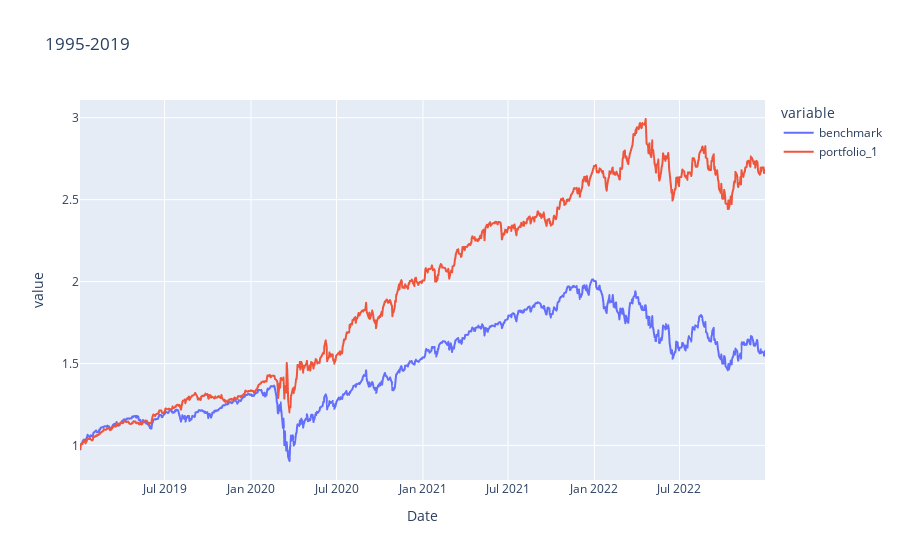
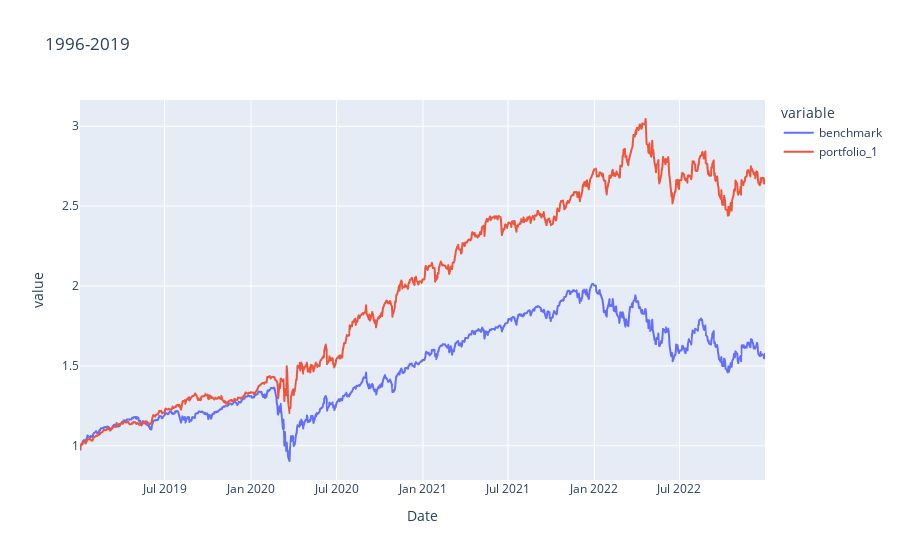
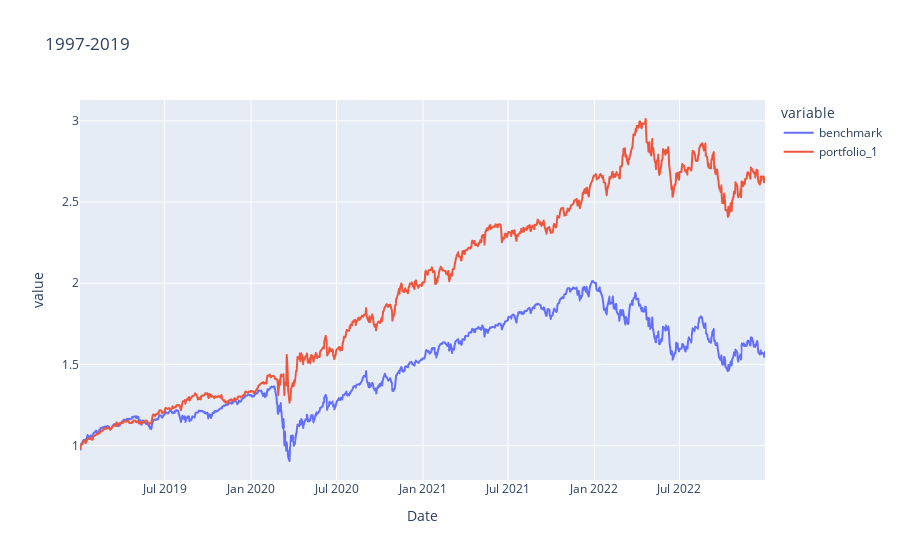
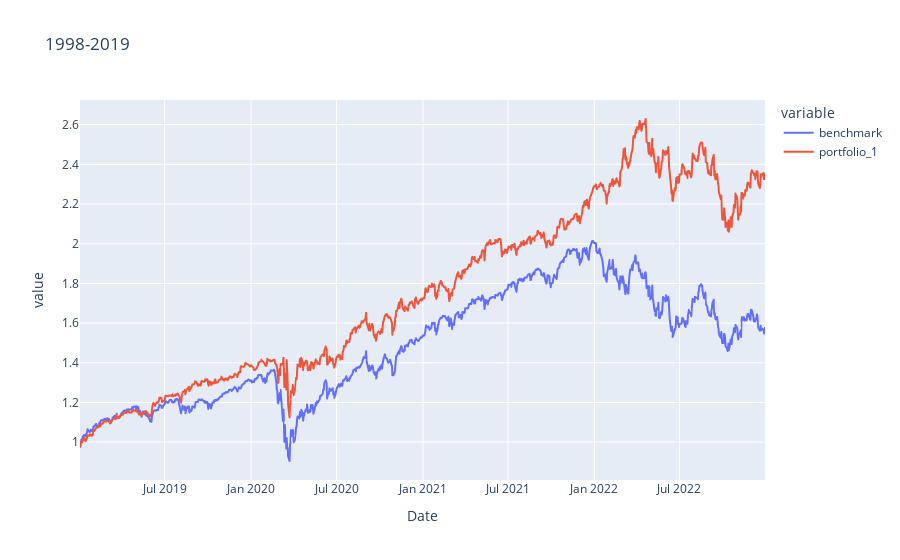

Notebook cell for these charts, in order:
### Code cell
import json
import companies
import os
import plotly.express as px

start_year_val = 1995
end_year_val = 2019

#all_companies = companies.get_all_returns_between_years(start_year_val, end_year_val)

q_dates = quarters.get_dates_between_years(end_year_val, 2023)

for weight_file in os.listdir('./weights'):
    split = weight_file.split(".")[0]
    all_companies = pd.read_csv(f'./data/returns/returns_{split}.csv').set_index('Unnamed: 0').columns
    print(all_companies)
    df = pd.DataFrame(columns=['benchmark'])
    print(split)
    for year in q_dates:
        for quarter in q_dates[year]:
            
            weights = json.load(open(os.path.join('./weights', weight_file), 'r'))[str(year)][quarter]['weights']
            
            start_date = q_dates[year][quarter]['start']
            end_date = q_dates[year][quarter]['end']

            filtered = [weight if weight > 0.001 else 0 for weight in weights]
            filtered /= np.array(filtered).sum()
            
            comparison = compare_to_benchmark([filtered], all_companies, start_date)
            range = comparison.loc[(comparison.index>=start_date-datetime.timedelta(days=2)) & (comparison.index<=end_date+datetime.timedelta(days=2))]
            if df.empty:
                df = range
            else:
                last_row = df.iloc[-1]
    
                for column in last_row.index:
                    value = last_row[column]
                    range[column] *= value
                
                df = pd.concat([df, range])
    plot = px.line(df, title=split)
    plot.show()
    df.to_csv(f'./benchmarks/{split}-filtered.csv')

### Figure 1 — Plotly figure (JSON) as saved in the notebook; plotly's stock layout.template omitted (floating-point values rounded to 4 significant figures; data arrays with more than 128 entries replaced by an {"elided": "..."} marker saying what was removed)
{"data": [{"hovertemplate": "variable=benchmark<br>Date=%{x}<br>value=%{y}<extra></extra>", "legendgroup": "benchmark", "line": {"color": "#636efa", "dash": "solid"}, "marker": {"symbol": "circle"}, "mode": "lines", "name": "benchmark", "showlegend": true, "type": "scattergl", "x": {"elided": "1015 str values"}, "xaxis": "x", "y": {"elided": "1015 float values"}, "yaxis": "y"}, {"hovertemplate": "variable=portfolio_1<br>Date=%{x}<br>value=%{y}<extra></extra>", "legendgroup": "portfolio_1", "line": {"color": "#EF553B", "dash": "solid"}, "marker": {"symbol": "circle"}, "mode": "lines", "name": "portfolio_1", "showlegend": true, "type": "scattergl", "x": {"elided": "1015 str values"}, "xaxis": "x", "y": {"elided": "1015 float values"}, "yaxis": "y"}], "layout": {"autosize": true, "legend": {"title": {"text": "variable"}, "tracegroupgap": 0}, "title": {"text": "1995-2019"}, "xaxis": {"anchor": "y", "autorange": true, "domain": [0, 1], "range": ["2019-01-02", "2022-12-30"], "title": {"text": "Date"}, "type": "date"}, "yaxis": {"anchor": "x", "autorange": true, "domain": [0, 1], "range": [0.7889, 3.108], "title": {"text": "value"}, "type": "linear"}}}

### Figure 2 — Plotly figure (JSON) as saved in the notebook; plotly's stock layout.template omitted (floating-point values rounded to 4 significant figures; data arrays with more than 128 entries replaced by an {"elided": "..."} marker saying what was removed)
{"data": [{"hovertemplate": "variable=benchmark<br>Date=%{x}<br>value=%{y}<extra></extra>", "legendgroup": "benchmark", "line": {"color": "#636efa", "dash": "solid"}, "marker": {"symbol": "circle"}, "mode": "lines", "name": "benchmark", "showlegend": true, "type": "scattergl", "x": {"elided": "1015 str values"}, "xaxis": "x", "y": {"elided": "1015 float values"}, "yaxis": "y"}, {"hovertemplate": "variable=portfolio_1<br>Date=%{x}<br>value=%{y}<extra></extra>", "legendgroup": "portfolio_1", "line": {"color": "#EF553B", "dash": "solid"}, "marker": {"symbol": "circle"}, "mode": "lines", "name": "portfolio_1", "showlegend": true, "type": "scattergl", "x": {"elided": "1015 str values"}, "xaxis": "x", "y": {"elided": "1015 float values"}, "yaxis": "y"}], "layout": {"autosize": true, "legend": {"title": {"text": "variable"}, "tracegroupgap": 0}, "title": {"text": "1996-2019"}, "xaxis": {"anchor": "y", "autorange": true, "domain": [0, 1], "range": ["2019-01-02", "2022-12-30"], "title": {"text": "Date"}, "type": "date"}, "yaxis": {"anchor": "x", "autorange": true, "domain": [0, 1], "range": [0.786, 3.164], "title": {"text": "value"}, "type": "linear"}}}

### Figure 3 — Plotly figure (JSON) as saved in the notebook; plotly's stock layout.template omitted (floating-point values rounded to 4 significant figures; data arrays with more than 128 entries replaced by an {"elided": "..."} marker saying what was removed)
{"data": [{"hovertemplate": "variable=benchmark<br>Date=%{x}<br>value=%{y}<extra></extra>", "legendgroup": "benchmark", "line": {"color": "#636efa", "dash": "solid"}, "marker": {"symbol": "circle"}, "mode": "lines", "name": "benchmark", "showlegend": true, "type": "scattergl", "x": {"elided": "1015 str values"}, "xaxis": "x", "y": {"elided": "1015 float values"}, "yaxis": "y"}, {"hovertemplate": "variable=portfolio_1<br>Date=%{x}<br>value=%{y}<extra></extra>", "legendgroup": "portfolio_1", "line": {"color": "#EF553B", "dash": "solid"}, "marker": {"symbol": "circle"}, "mode": "lines", "name": "portfolio_1", "showlegend": true, "type": "scattergl", "x": {"elided": "1015 str values"}, "xaxis": "x", "y": {"elided": "1015 float values"}, "yaxis": "y"}], "layout": {"autosize": true, "legend": {"title": {"text": "variable"}, "tracegroupgap": 0}, "title": {"text": "1997-2019"}, "xaxis": {"anchor": "y", "autorange": true, "domain": [0, 1], "range": ["2019-01-02", "2022-12-30"], "title": {"text": "Date"}, "type": "date"}, "yaxis": {"anchor": "x", "autorange": true, "domain": [0, 1], "range": [0.7879, 3.129], "title": {"text": "value"}, "type": "linear"}}}

### Figure 4 — Plotly figure (JSON) as saved in the notebook; plotly's stock layout.template omitted (floating-point values rounded to 4 significant figures; data arrays with more than 128 entries replaced by an {"elided": "..."} marker saying what was removed)
{"data": [{"hovertemplate": "variable=benchmark<br>Date=%{x}<br>value=%{y}<extra></extra>", "legendgroup": "benchmark", "line": {"color": "#636efa", "dash": "solid"}, "marker": {"symbol": "circle"}, "mode": "lines", "name": "benchmark", "showlegend": true, "type": "scattergl", "x": {"elided": "1015 str values"}, "xaxis": "x", "y": {"elided": "1015 float values"}, "yaxis": "y"}, {"hovertemplate": "variable=portfolio_1<br>Date=%{x}<br>value=%{y}<extra></extra>", "legendgroup": "portfolio_1", "line": {"color": "#EF553B", "dash": "solid"}, "marker": {"symbol": "circle"}, "mode": "lines", "name": "portfolio_1", "showlegend": true, "type": "scattergl", "x": {"elided": "1015 str values"}, "xaxis": "x", "y": {"elided": "1015 float values"}, "yaxis": "y"}], "layout": {"autosize": true, "legend": {"title": {"text": "variable"}, "tracegroupgap": 0}, "title": {"text": "1998-2019"}, "xaxis": {"anchor": "y", "autorange": true, "domain": [0, 1], "range": ["2019-01-02", "2022-12-30"], "title": {"text": "Date"}, "type": "date"}, "yaxis": {"anchor": "x", "autorange": true, "domain": [0, 1], "range": [0.8092, 2.724], "title": {"text": "value"}, "type": "linear"}}}
